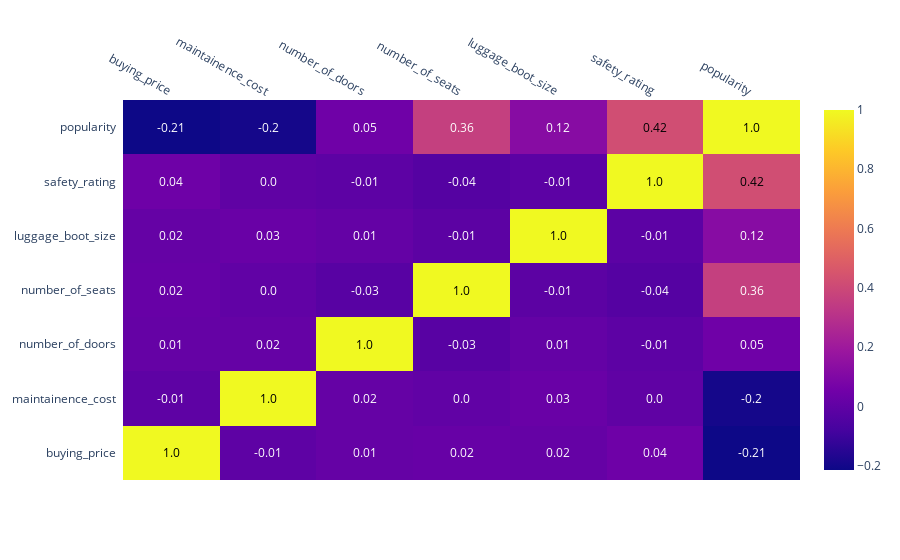
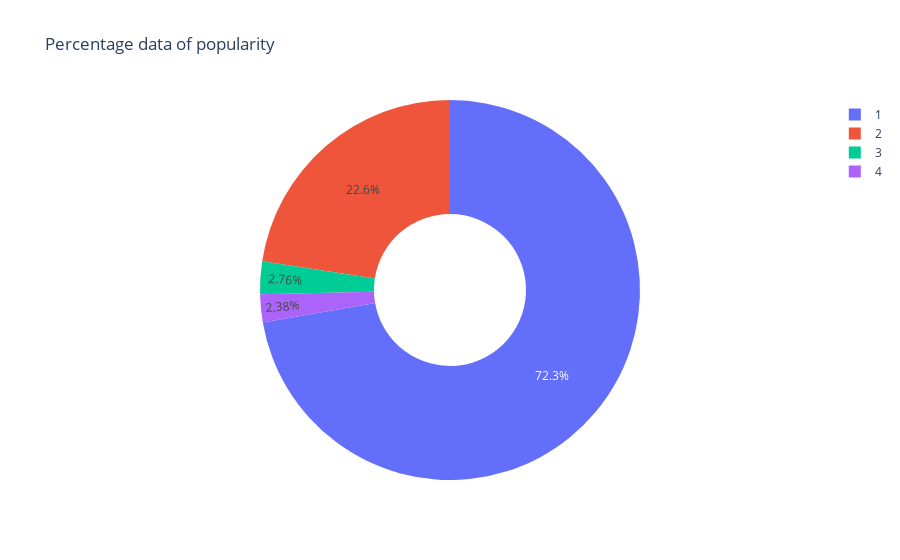

Write notebook code for charts like these, in order.
### Code cell
result, model = ez.quick_ml(df,'popularity','c',3)

### Figure 1 — Plotly figure (JSON) as saved in the notebook; plotly's stock layout.template omitted (floating-point values rounded to 4 significant figures)
{"data": [{"colorscale": [[0, "#0d0887"], [0.1111, "#46039f"], [0.2222, "#7201a8"], [0.3333, "#9c179e"], [0.4444, "#bd3786"], [0.5556, "#d8576b"], [0.6667, "#ed7953"], [0.7778, "#fb9f3a"], [0.8889, "#fdca26"], [1, "#f0f921"]], "reversescale": false, "showscale": true, "type": "heatmap", "x": ["buying_price", "maintainence_cost", "number_of_doors", "number_of_seats", "luggage_boot_size", "safety_rating", "popularity"], "y": ["buying_price", "maintainence_cost", "number_of_doors", "number_of_seats", "luggage_boot_size", "safety_rating", "popularity"], "z": [[1, -0.006019, 0.01432, 0.02287, 0.01636, 0.04381, -0.2149], [-0.006019, 1, 0.01589, 0.003791, 0.02679, 0.0004765, -0.1965], [0.01432, 0.01589, 1, -0.02565, 0.01158, -0.01047, 0.04739], [0.02287, 0.003791, -0.02565, 1, -0.01353, -0.03535, 0.3616], [0.01636, 0.02679, 0.01158, -0.01353, 1, -0.01153, 0.1235], [0.04381, 0.0004765, -0.01047, -0.03535, -0.01153, 1, 0.4208], [-0.2149, -0.1965, 0.04739, 0.3616, 0.1235, 0.4208, 1]]}], "layout": {"annotations": [{"font": {"color": "#000000"}, "showarrow": false, "text": "1.0", "x": "buying_price", "xref": "x", "y": "buying_price", "yref": "y"}, {"font": {"color": "#FFFFFF"}, "showarrow": false, "text": "-0.01", "x": "maintainence_cost", "xref": "x", "y": "buying_price", "yref": "y"}, {"font": {"color": "#FFFFFF"}, "showarrow": false, "text": "0.01", "x": "number_of_doors", "xref": "x", "y": "buying_price", "yref": "y"}, {"font": {"color": "#FFFFFF"}, "showarrow": false, "text": "0.02", "x": "number_of_seats", "xref": "x", "y": "buying_price", "yref": "y"}, {"font": {"color": "#FFFFFF"}, "showarrow": false, "text": "0.02", "x": "luggage_boot_size", "xref": "x", "y": "buying_price", "yref": "y"}, {"font": {"color": "#FFFFFF"}, "showarrow": false, "text": "0.04", "x": "safety_rating", "xref": "x", "y": "buying_price", "yref": "y"}, {"font": {"color": "#FFFFFF"}, "showarrow": false, "text": "-0.21", "x": "popularity", "xref": "x", "y": "buying_price", "yref": "y"}, {"font": {"color": "#FFFFFF"}, "showarrow": false, "text": "-0.01", "x": "buying_price", "xref": "x", "y": "maintainence_cost", "yref": "y"}, {"font": {"color": "#000000"}, "showarrow": false, "text": "1.0", "x": "maintainence_cost", "xref": "x", "y": "maintainence_cost", "yref": "y"}, {"font": {"color": "#FFFFFF"}, "showarrow": false, "text": "0.02", "x": "number_of_doors", "xref": "x", "y": "maintainence_cost", "yref": "y"}, {"font": {"color": "#FFFFFF"}, "showarrow": false, "text": "0.0", "x": "number_of_seats", "xref": "x", "y": "maintainence_cost", "yref": "y"}, {"font": {"color": "#FFFFFF"}, "showarrow": false, "text": "0.03", "x": "luggage_boot_size", "xref": "x", "y": "maintainence_cost", "yref": "y"}, {"font": {"color": "#FFFFFF"}, "showarrow": false, "text": "0.0", "x": "safety_rating", "xref": "x", "y": "maintainence_cost", "yref": "y"}, {"font": {"color": "#FFFFFF"}, "showarrow": false, "text": "-0.2", "x": "popularity", "xref": "x", "y": "maintainence_cost", "yref": "y"}, {"font": {"color": "#FFFFFF"}, "showarrow": false, "text": "0.01", "x": "buying_price", "xref": "x", "y": "number_of_doors", "yref": "y"}, {"font": {"color": "#FFFFFF"}, "showarrow": false, "text": "0.02", "x": "maintainence_cost", "xref": "x", "y": "number_of_doors", "yref": "y"}, {"font": {"color": "#000000"}, "showarrow": false, "text": "1.0", "x": "number_of_doors", "xref": "x", "y": "number_of_doors", "yref": "y"}, {"font": {"color": "#FFFFFF"}, "showarrow": false, "text": "-0.03", "x": "number_of_seats", "xref": "x", "y": "number_of_doors", "yref": "y"}, {"font": {"color": "#FFFFFF"}, "showarrow": false, "text": "0.01", "x": "luggage_boot_size", "xref": "x", "y": "number_of_doors", "yref": "y"}, {"font": {"color": "#FFFFFF"}, "showarrow": false, "text": "-0.01", "x": "safety_rating", "xref": "x", "y": "number_of_doors", "yref": "y"}, {"font": {"color": "#FFFFFF"}, "showarrow": false, "text": "0.05", "x": "popularity", "xref": "x", "y": "number_of_doors", "yref": "y"}, {"font": {"color": "#FFFFFF"}, "showarrow": false, "text": "0.02", "x": "buying_price", "xref": "x", "y": "number_of_seats", "yref": "y"}, {"font": {"color": "#FFFFFF"}, "showarrow": false, "text": "0.0", "x": "maintainence_cost", "xref": "x", "y": "number_of_seats", "yref": "y"}, {"font": {"color": "#FFFFFF"}, "showarrow": false, "text": "-0.03", "x": "number_of_doors", "xref": "x", "y": "number_of_seats", "yref": "y"}, {"font": {"color": "#000000"}, "showarrow": false, "text": "1.0", "x": "number_of_seats", "xref": "x", "y": "number_of_seats", "yref": "y"}, {"font": {"color": "#FFFFFF"}, "showarrow": false, "text": "-0.01", "x": "luggage_boot_size", "xref": "x", "y": "number_of_seats", "yref": "y"}, {"font": {"color": "#FFFFFF"}, "showarrow": false, "text": "-0.04", "x": "safety_rating", "xref": "x", "y": "number_of_seats", "yref": "y"}, {"font": {"color": "#FFFFFF"}, "showarrow": false, "text": "0.36", "x": "popularity", "xref": "x", "y": "number_of_seats", "yref": "y"}, {"font": {"color": "#FFFFFF"}, "showarrow": false, "text": "0.02", "x": "buying_price", "xref": "x", "y": "luggage_boot_size", "yref": "y"}, {"font": {"color": "#FFFFFF"}, "showarrow": false, "text": "0.03", "x": "maintainence_cost", "xref": "x", "y": "luggage_boot_size", "yref": "y"}, {"font": {"color": "#FFFFFF"}, "showarrow": false, "text": "0.01", "x": "number_of_doors", "xref": "x", "y": "luggage_boot_size", "yref": "y"}, {"font": {"color": "#FFFFFF"}, "showarrow": false, "text": "-0.01", "x": "number_of_seats", "xref": "x", "y": "luggage_boot_size", "yref": "y"}, {"font": {"color": "#000000"}, "showarrow": false, "text": "1.0", "x": "luggage_boot_size", "xref": "x", "y": "luggage_boot_size", "yref": "y"}, {"font": {"color": "#FFFFFF"}, "showarrow": false, "text": "-0.01", "x": "safety_rating", "xref": "x", "y": "luggage_boot_size", "yref": "y"}, {"font": {"color": "#FFFFFF"}, "showarrow": false, "text": "0.12", "x": "popularity", "xref": "x", "y": "luggage_boot_size", "yref": "y"}, {"font": {"color": "#FFFFFF"}, "showarrow": false, "text": "0.04", "x": "buying_price", "xref": "x", "y": "safety_rating", "yref": "y"}, {"font": {"color": "#FFFFFF"}, "showarrow": false, "text": "0.0", "x": "maintainence_cost", "xref": "x", "y": "safety_rating", "yref": "y"}, {"font": {"color": "#FFFFFF"}, "showarrow": false, "text": "-0.01", "x": "number_of_doors", "xref": "x", "y": "safety_rating", "yref": "y"}, {"font": {"color": "#FFFFFF"}, "showarrow": false, "text": "-0.04", "x": "number_of_seats", "xref": "x", "y": "safety_rating", "yref": "y"}, {"font": {"color": "#FFFFFF"}, "showarrow": false, "text": "-0.01", "x": "luggage_boot_size", "xref": "x", "y": "safety_rating", "yref": "y"}, {"font": {"color": "#000000"}, "showarrow": false, "text": "1.0", "x": "safety_rating", "xref": "x", "y": "safety_rating", "yref": "y"}, {"font": {"color": "#000000"}, "showarrow": false, "text": "0.42", "x": "popularity", "xref": "x", "y": "safety_rating", "yref": "y"}, {"font": {"color": "#FFFFFF"}, "showarrow": false, "text": "-0.21", "x": "buying_price", "xref": "x", "y": "popularity", "yref": "y"}, {"font": {"color": "#FFFFFF"}, "showarrow": false, "text": "-0.2", "x": "maintainence_cost", "xref": "x", "y": "popularity", "yref": "y"}, {"font": {"color": "#FFFFFF"}, "showarrow": false, "text": "0.05", "x": "number_of_doors", "xref": "x", "y": "popularity", "yref": "y"}, {"font": {"color": "#FFFFFF"}, "showarrow": false, "text": "0.36", "x": "number_of_seats", "xref": "x", "y": "popularity", "yref": "y"}, {"font": {"color": "#FFFFFF"}, "showarrow": false, "text": "0.12", "x": "luggage_boot_size", "xref": "x", "y": "popularity", "yref": "y"}, {"font": {"color": "#000000"}, "showarrow": false, "text": "0.42", "x": "safety_rating", "xref": "x", "y": "popularity", "yref": "y"}, {"font": {"color": "#000000"}, "showarrow": false, "text": "1.0", "x": "popularity", "xref": "x", "y": "popularity", "yref": "y"}], "xaxis": {"dtick": 1, "gridcolor": "rgb(0, 0, 0)", "side": "top", "ticks": ""}, "yaxis": {"dtick": 1, "ticks": "", "ticksuffix": "  "}}}

### Figure 2 — Plotly figure (JSON) as saved in the notebook; plotly's stock layout.template omitted (floating-point values rounded to 4 significant figures)
{"data": [{"domain": {"x": [0, 1], "y": [0, 1]}, "hole": 0.4, "hoverinfo": "label+percent+name", "hoverlabel": {"namelength": 0}, "hovertemplate": "label=%{label}<br>value=%{value}", "labels": [1, 2, 3, 4], "legendgroup": "", "name": "", "showlegend": true, "type": "pie", "values": [941, 294, 36, 31]}], "layout": {"legend": {"tracegroupgap": 0}, "title": {"text": "Percentage data of popularity"}}}
